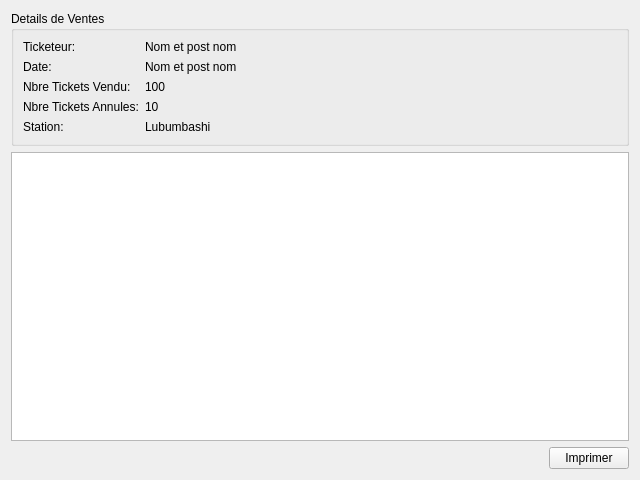
<?xml version="1.0" encoding="UTF-8"?>
<ui version="4.0">
 <class>FormTicketSells</class>
 <widget class="QWidget" name="FormTicketSells">
  <property name="geometry">
   <rect>
    <x>0</x>
    <y>0</y>
    <width>640</width>
    <height>480</height>
   </rect>
  </property>
  <property name="windowTitle">
   <string>Form</string>
  </property>
  <layout class="QVBoxLayout" name="verticalLayout">
   <item>
    <widget class="QGroupBox" name="groupBox">
     <property name="title">
      <string>Details de Ventes</string>
     </property>
     <layout class="QFormLayout" name="formLayout">
      <item row="0" column="0">
       <widget class="QLabel" name="label">
        <property name="text">
         <string>Ticketeur:</string>
        </property>
       </widget>
      </item>
      <item row="0" column="1">
       <widget class="QLabel" name="labelTicketerFullName">
        <property name="text">
         <string>Nom et post nom</string>
        </property>
       </widget>
      </item>
      <item row="1" column="0">
       <widget class="QLabel" name="label_4">
        <property name="text">
         <string>Date:</string>
        </property>
       </widget>
      </item>
      <item row="1" column="1">
       <widget class="QLabel" name="labelSellsDate">
        <property name="text">
         <string>Nom et post nom</string>
        </property>
       </widget>
      </item>
      <item row="2" column="0">
       <widget class="QLabel" name="label_6">
        <property name="text">
         <string>Nbre Tickets Vendu:</string>
        </property>
       </widget>
      </item>
      <item row="2" column="1">
       <widget class="QLabel" name="labelTicketsSold">
        <property name="text">
         <string>100</string>
        </property>
       </widget>
      </item>
      <item row="3" column="0">
       <widget class="QLabel" name="label_7">
        <property name="text">
         <string>Nbre Tickets Annules:</string>
        </property>
       </widget>
      </item>
      <item row="3" column="1">
       <widget class="QLabel" name="label_8">
        <property name="text">
         <string>10</string>
        </property>
       </widget>
      </item>
      <item row="4" column="0">
       <widget class="QLabel" name="label_10">
        <property name="text">
         <string>Station:</string>
        </property>
       </widget>
      </item>
      <item row="4" column="1">
       <widget class="QLabel" name="label_9">
        <property name="text">
         <string>Lubumbashi</string>
        </property>
       </widget>
      </item>
     </layout>
    </widget>
   </item>
   <item>
    <widget class="QTableView" name="tableView"/>
   </item>
   <item>
    <layout class="QHBoxLayout" name="horizontalLayout">
     <item>
      <spacer name="horizontalSpacer">
       <property name="orientation">
        <enum>Qt::Horizontal</enum>
       </property>
       <property name="sizeHint" stdset="0">
        <size>
         <width>40</width>
         <height>20</height>
        </size>
       </property>
      </spacer>
     </item>
     <item>
      <widget class="QPushButton" name="pushButtonPrintTicketSells">
       <property name="text">
        <string>Imprimer</string>
       </property>
       <property name="icon">
        <iconset>
         <normalon>:/img/img/printer.png</normalon>
        </iconset>
       </property>
      </widget>
     </item>
    </layout>
   </item>
  </layout>
 </widget>
 <resources/>
 <connections/>
</ui>
